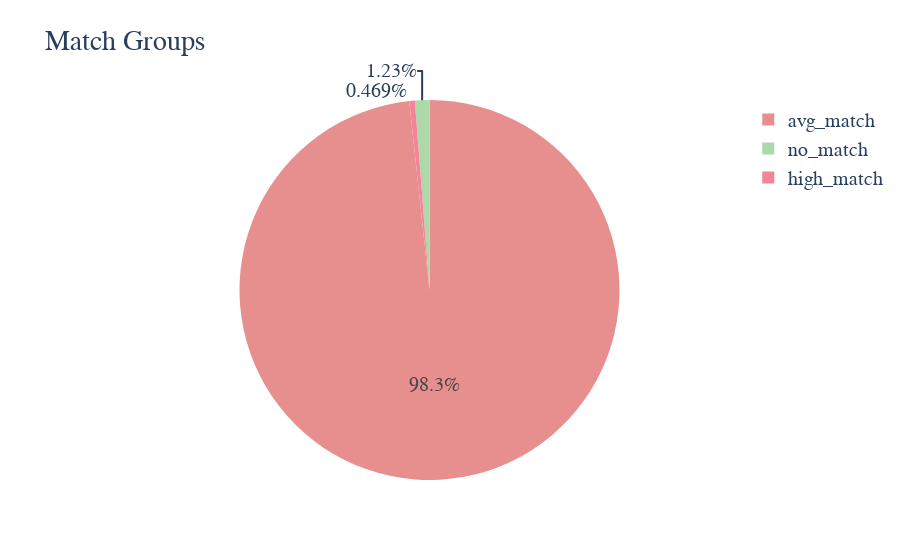

Source (notebook cell):
### Code cell
df_new_match = df_new.groupby('match_name')['iid'].count()
df_new_match = df_new_match.to_frame(name='counts')
df_new_match['has_a_match'] = df_new_match.index
df_new_match
#type(df_new_match)
color_discrete_map = {'avg_match': 'rgb(231, 143, 142)', 'no_match': 'rgb(172, 216, 170)', 'high_match': 'rgb(244, 132, 152)'}
fig5 = px.pie(df_new_match, values='counts',names='has_a_match', title='Match Groups', color='has_a_match', color_discrete_map=color_discrete_map )
fig5.update_layout(paper_bgcolor = "rgba(0,0,0,0)",
                   plot_bgcolor = "rgba(0,0,0,0)",
                   font_family = "verdana",
                   font_size = 20
)
fig5.show()

### Figure 1 — Plotly figure (JSON) as saved in the notebook; plotly's stock layout.template omitted (floating-point values rounded to 4 significant figures)
{"data": [{"customdata": [["avg_match"], ["high_match"], ["no_match"]], "domain": {"x": [0, 1], "y": [0, 1]}, "hoverlabel": {"namelength": 0}, "hovertemplate": "has_a_match=%{label}<br>counts=%{value}", "labels": ["avg_match", "high_match", "no_match"], "legendgroup": "", "marker": {"colors": ["rgb(231, 143, 142)", "rgb(244, 132, 152)", "rgb(172, 216, 170)"]}, "name": "", "showlegend": true, "type": "pie", "values": [6700, 32, 84]}], "layout": {"autosize": true, "font": {"family": "verdana", "size": 20}, "legend": {"tracegroupgap": 0}, "paper_bgcolor": "rgba(0, 0, 0, 0)", "plot_bgcolor": "rgba(0, 0, 0, 0)", "title": {"text": "Match Groups"}}}
